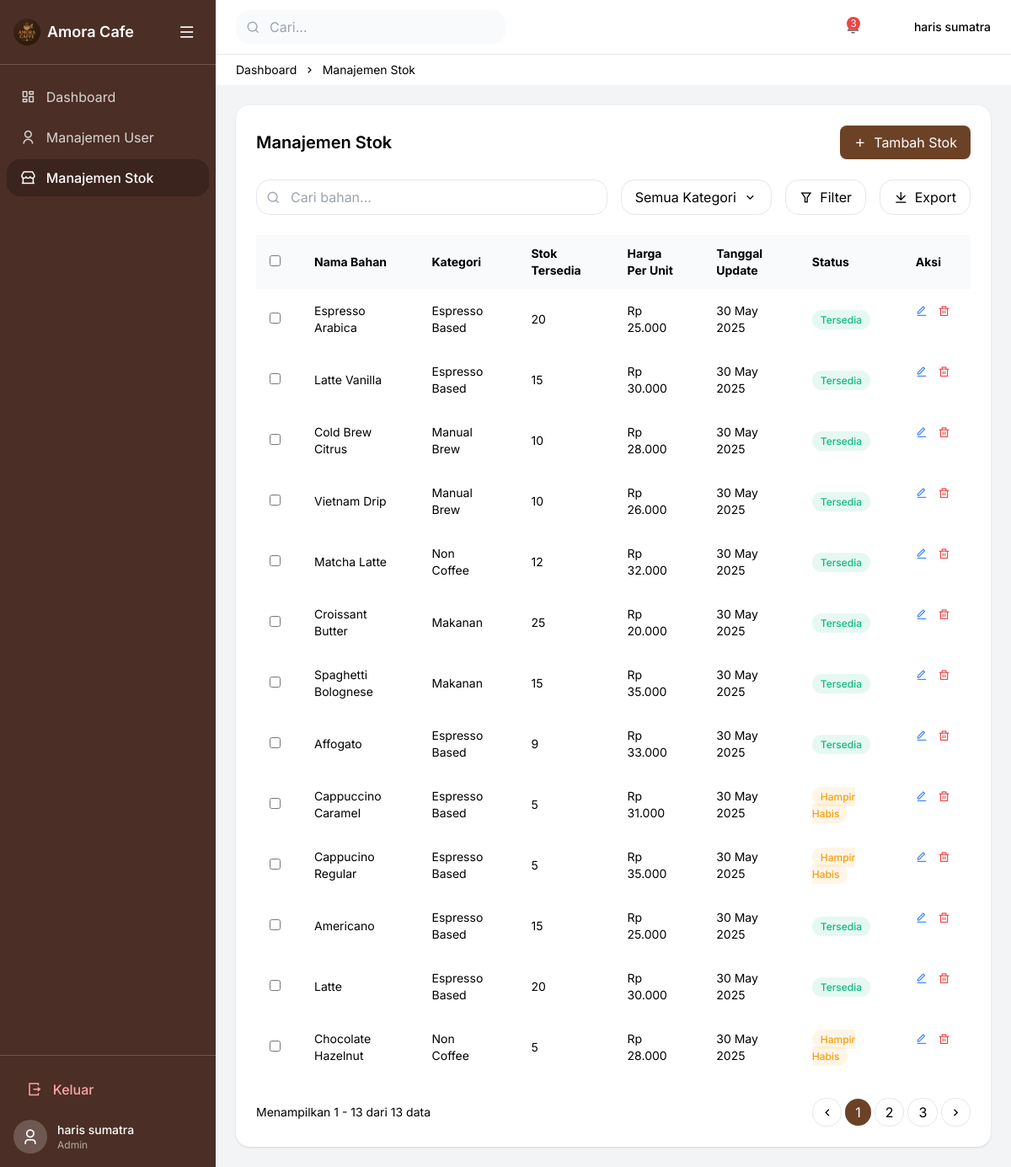
Page /admin/Manajemen-Stok-Admin.php (signed in) on the committed database.
### tables this page shows
CREATE TABLE `products` (
  `id` int(11) NOT NULL,
  `name` varchar(100) NOT NULL,
  `short_desc` varchar(255) NOT NULL,
  `modal_desc` text NOT NULL,
  `price` decimal(10,2) NOT NULL,
  `stock` int(11) NOT NULL DEFAULT 0,
  `rating` decimal(2,1) NOT NULL DEFAULT 0.0,
  `created_at` datetime NOT NULL DEFAULT current_timestamp(),
  `origin` varchar(100) NOT NULL,
  `image_url` varchar(255) NOT NULL,
  `intensity` varchar(10) NOT NULL,
  `roast_level` varchar(20) NOT NULL,
  `category` varchar(50) NOT NULL
);

### admin/Manajemen-Stok-Admin.php (the view, shortened to what this page needs)
<?php
require_once __DIR__ . '/../koneksi.php';
$stmt     = $pdo->query("SELECT * FROM products ORDER BY created_at DESC");
$products = $stmt->fetchAll(PDO::FETCH_ASSOC);
?>
<!DOCTYPE html>
<html lang="id">
  <head>
    <link
      rel="stylesheet"
      href="https://cdnjs.cloudflare.com/ajax/libs/remixicon/4.6.0/remixicon.min.css"
    />
    <script src="https://cdn.tailwindcss.com"></script>
    <link rel="stylesheet" href="Manajemen-Stok-Admin.css" />
  </head>
 <body class="flex h-screen bg-gray-100">
  <aside class="sidebar w-64 bg-[#4b2e25] text-white flex flex-col">
    <div class="p-4 flex items-center border-b border-white/20">
      <img src="/projekteori/logo.jpeg" alt="Logo" class="w-8 h-8 rounded-full object-cover" />
      <span class="ml-2 text-lg font-semibold">Amora Cafe</span>
      <button class="ml-auto p-2 focus:outline-none">
        <i class="ri-menu-line text-xl"></i>
      </button>
    </div>
    <nav class="sidebar-nav flex-1 overflow-y-auto py-4 px-2"> <a href="dashboard.php" class="flex items-center px-4 py-2 mb-1 rounded-lg text-white/80 hover:bg-[#3a241d] hover:text-white transition">
        <i class="ri-dashboard-line text-lg"></i><span class="ml-3">Dashboard</span>
      </a>
      <a href="manajemen-user.php" class="flex items-center px-4 py-2 mb-1 rounded-lg text-white/80 hover:bg-[#3a241d] hover:text-white transition">
        <i class="ri-user-line text-lg"></i><span class="ml-3">Manajemen User</span>
      </a>
      <a href="Manajemen-Stok-Admin.php" class="flex items-center px-4 py-2 mb-1 rounded-lg bg-[#3a241d] text-white font-medium">
        <i class="ri-store-2-line text-lg"></i><span class="ml-3">Manajemen Stok</span>
      </a>
    </nav>
    <div class="p-4 border-t border-white/20">
        <a href="../logout.php" class="flex items-center w-full px-4 py-2.5 mb-3 rounded-lg text-red-300 hover:bg-red-500 hover:text-white transition-colors duration-200 group">
            <i class="ri-logout-box-r-line text-lg text-red-300 group-hover:text-white"></i>
            <span class="ml-3 font-medium">Keluar</span>
        </a>
       <div class="flex items-center">
    <?php if (isset($_SESSION['user_profil']) && !empty($_SESSION['user_profil'])): ?>
        <div class="w-10 h-10 bg-white/20 rounded-full items-center justify-center" style="display:none;">
            <i class="ri-user-3-line text-xl text-white"></i>
        </div>
    <?php else: ?>
        <div class="w-10 h-10 bg-white/20 rounded-full flex items-center justify-center">
            <i class="ri-user-3-line text-xl text-white"></i>
        </div>
    <?php endif; ?>
    <div class="ml-3">
        <div class="text-sm font-medium"><?= htmlspecialchars($_SESSION['user_nama']) ?></div>
        <div class="text-xs text-white/60"><?= htmlspecialchars($_SESSION['user_role']) ?></div>
    </div>
</div>
    </div>
  </aside>
    <div class="flex-1 flex flex-col overflow-hidden">
      <header class="bg-white border-b">
        <div class="flex items-center justify-between px-6 py-3">
          <div class="relative w-80">
            <i class="ri-search-line absolute left-3 top-1/2 transform -translate-y-1/2 text-gray-400"></i>
            <input id="searchInput" type="text" placeholder="Cari..." class="w-full pl-10 py-2 rounded-lg bg-gray-50 focus:outline-none" />
          </div>
          <div class="flex items-center gap-4">
            <button class="relative">
              <span class="absolute top-0 right-0 w-4 h-4 bg-red-500 rounded-full text-white text-xs flex items-center justify-center">3</span>
            </button>
            <div class="flex items-center gap-2">
    <?php if (isset($_SESSION['user_profil']) && !empty($_SESSION['user_profil'])): ?>
        <div class="w-10 h-10 bg-white/20 rounded-full items-center justify-center" style="display:none;">
            <i class="ri-user-3-line text-xl text-white"></i>
        </div>
    <?php else: ?>
        <div class="w-10 h-10 bg-white/20 rounded-full flex items-center justify-center">
            <i class="ri-user-3-line text-xl text-white"></i>
        </div>
    <?php endif; ?>
                <div class="text-sm font-medium"><?= htmlspecialchars($_SESSION['user_nama']) ?></div>
            </div>
          </div>
        </div>
      </header>
      <div class="bg-white px-6 py-2 text-sm">
        <a href="dashboard.php" class="hover:text-primary">Dashboard</a>
        <i class="ri-arrow-right-s-line inline mx-1"></i>
        <span>Manajemen Stok</span>
      </div>
      <main class="p-6 overflow-y-auto">
        <div class="bg-white rounded-lg shadow p-6">
          <div class="flex items-center justify-between mb-6">
            <h1 class="text-xl font-semibold">Manajemen Stok</h1>
            <a href="edit_stok.php" class="bg-primary text-white px-4 py-2 rounded flex items-center gap-2">
              <i class="ri-add-line"></i> Tambah Stok
            </a>
          </div>
          <div class="flex flex-wrap gap-4 mb-6">
            <div class="relative flex-1">
              <i class="ri-search-line absolute left-3 top-1/2 transform -translate-y-1/2 text-gray-400"></i>
              <input id="searchInput" type="text" placeholder="Cari bahan..." class="w-full pl-10 py-2 rounded-lg border" />
            </div>
            <div class="relative">
              <button id="kategoriBtn" class="px-4 py-2 rounded-lg border flex items-center gap-2">
                Semua Kategori <i class="ri-arrow-down-s-line"></i>
              </button>
            </div>
            <button class="px-4 py-2 rounded-lg border flex items-center gap-2">
              <i class="ri-filter-line"></i> Filter
            </button>
            <button class="px-4 py-2 rounded-lg border flex items-center gap-2">
              <i class="ri-download-line"></i> Export
            </button>
          </div>
          <div class="overflow-x-auto">
            <table id="stokTable" class="w-full text-sm text-left">
              <thead class="bg-gray-50">
                <tr>
                  <th class="p-4"><input type="checkbox" id="chkAll" /></th>
                  <th class="px-6 py-3">Nama Bahan</th>
                  <th class="px-6 py-3">Kategori</th>
                  <th class="px-6 py-3">Stok Tersedia</th>
                  <th class="px-6 py-3">Harga Per Unit</th>
                  <th class="px-6 py-3">Tanggal Update</th>
                  <th class="px-6 py-3">Status</th>
                  <th class="px-6 py-3">Aksi</th>
                </tr>
              </thead>
              <tbody>
                <?php foreach($products as $p):
                  $stock = (int)$p['stock'];
                  if ($stock === 0)           $cls = 'status-habis';
                  elseif ($stock <= 5)        $cls = 'status-hampir-habis';
                  else                         $cls = 'status-tersedia';
                ?>
                <tr class="table-row"
                    data-name="<?= htmlspecialchars(strtolower($p['name'])) ?>"
                    data-cat="<?= htmlspecialchars(strtolower($p['category'])) ?>">
                  <td class="p-4"><input type="checkbox" /></td>
                  <td class="px-6 py-4"><?= htmlspecialchars($p['name']) ?></td>
                  <td class="px-6 py-4"><?= htmlspecialchars($p['category']) ?></td>
                  <td class="px-6 py-4"><?= $stock ?></td>
                  <td class="px-6 py-4">Rp <?= number_format($p['price'],0,',','.') ?></td>
                  <td class="px-6 py-4"><?= date('d M Y',strtotime($p['created_at'])) ?></td>
                  <td class="px-6 py-4">
                    <span class="<?= $cls ?> px-2.5 py-1 rounded-full text-xs font-medium">
                      <?= $cls==='status-habis'
                           ? 'Habis'
                           : ($cls==='status-hampir-habis'
                              ? 'Hampir Habis'
                              : 'Tersedia') ?>
                    </span>
                  </td>
                  <td class="px-6 py-4 flex items-center gap-3">
                    <a href="edit_stok.php?id=<?= $p['id'] ?>" class="text-blue-500 hover:text-blue-700">
                      <i class="ri-edit-line"></i>
                    </a>
                    <form method="post" onsubmit="return confirm('Yakin hapus <?= htmlspecialchars($p['name']) ?>?');">
                      <button type="submit" class="text-red-500 hover:text-red-700">
                        <i class="ri-delete-bin-line"></i>
                      </button>
                    </form>
                  </td>
                </tr>
                <?php endforeach; ?>
              </tbody>
            </table>
          </div>
          <div class="flex items-center justify-between mt-6">
            <div class="text-sm">Menampilkan 1 - <?= count($products) ?> dari <?= count($products) ?> data</div>
            <div class="flex items-center gap-1">
              <button class="px-2 py-1 rounded-lg border"><i class="ri-arrow-left-s-line"></i></button>
              <button class="px-3 py-1 rounded-full bg-primary text-white">1</button>
              <button class="px-3 py-1 rounded-lg border">2</button>
              <button class="px-3 py-1 rounded-lg border">3</button>
              <button class="px-2 py-1 rounded-lg border"><i class="ri-arrow-right-s-line"></i></button>
            </div>
          </div>
        </div>
      </main>
    </div>
  </body>
</html>

### admin/Manajemen-Stok-Admin.css (style rules this page uses)
:where([class^="ri-"])::before { content: "\f3c2"; }
body { font-family: "Inter", sans-serif; background-color: #f9f9f9; }
.sidebar { background-color: #3c2415; color: white; }
.status-tersedia { background-color: rgba(16, 185, 129, 0.1); color: rgb(16, 185, 129); }
.status-hampir-habis { background-color: rgba(245, 158, 11, 0.1); color: rgb(245, 158, 11); }

### rows in the picture
products: name "Espresso Arabica", category "Espresso Based", stock "20", price "25.000", created_at "30 May 2025", shows "Tersedia"
products: name "Latte Vanilla", category "Espresso Based", stock "15", price "30.000", created_at "30 May 2025", shows "Tersedia"
products: name "Cold Brew Citrus", category "Manual Brew", stock "10", price "28.000", created_at "30 May 2025", shows "Tersedia"
products: name "Vietnam Drip", category "Manual Brew", stock "10", price "26.000", created_at "30 May 2025", shows "Tersedia"
products: name "Matcha Latte", category "Non Coffee", stock "12", price "32.000", created_at "30 May 2025", shows "Tersedia"
products: name "Croissant Butter", category "Makanan", stock "25", price "20.000", created_at "30 May 2025", shows "Tersedia"
products: name "Spaghetti Bolognese", category "Makanan", stock "15", price "35.000", created_at "30 May 2025", shows "Tersedia"
products: name "Affogato", category "Espresso Based", stock "9", price "33.000", created_at "30 May 2025", shows "Tersedia"
products: name "Cappuccino Caramel", category "Espresso Based", stock "5", price "31.000", created_at "30 May 2025", shows "Hampir Habis"
products: name "Cappucino Regular", category "Espresso Based", stock "5", price "35.000", created_at "30 May 2025", shows "Hampir Habis"
products: name "Americano", category "Espresso Based", stock "15", price "25.000", created_at "30 May 2025", shows "Tersedia"
products: name "Latte", category "Espresso Based", stock "20", price "30.000", created_at "30 May 2025", shows "Tersedia"
products: name "Chocolate Hazelnut", category "Non Coffee", stock "5", price "28.000", created_at "30 May 2025", shows "Hampir Habis"

### other values in the picture
$_SESSION['user_nama'] "haris sumatra"
$_SESSION['user_role'] "Admin"
count($products) "13"
